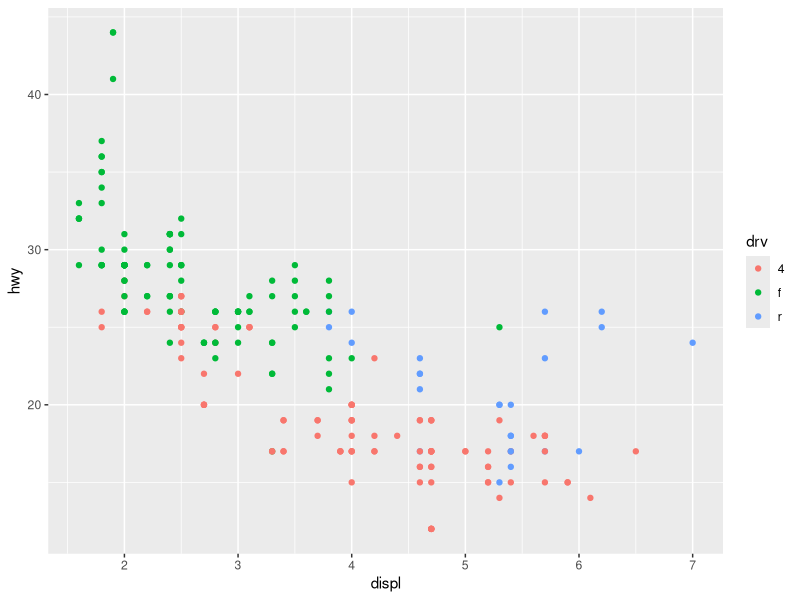
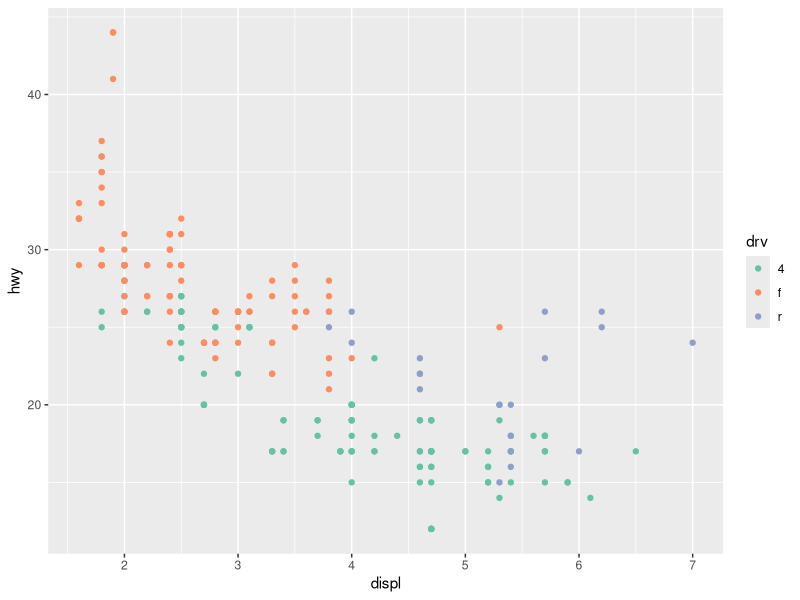
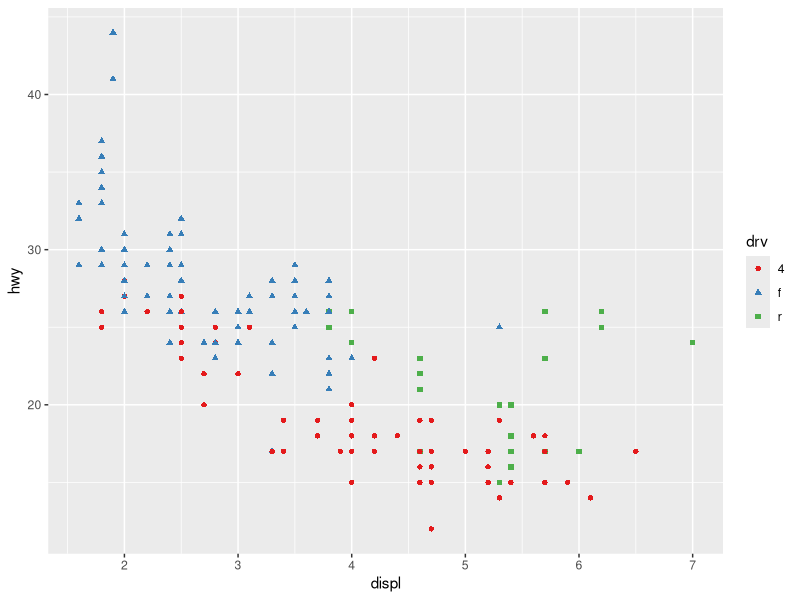
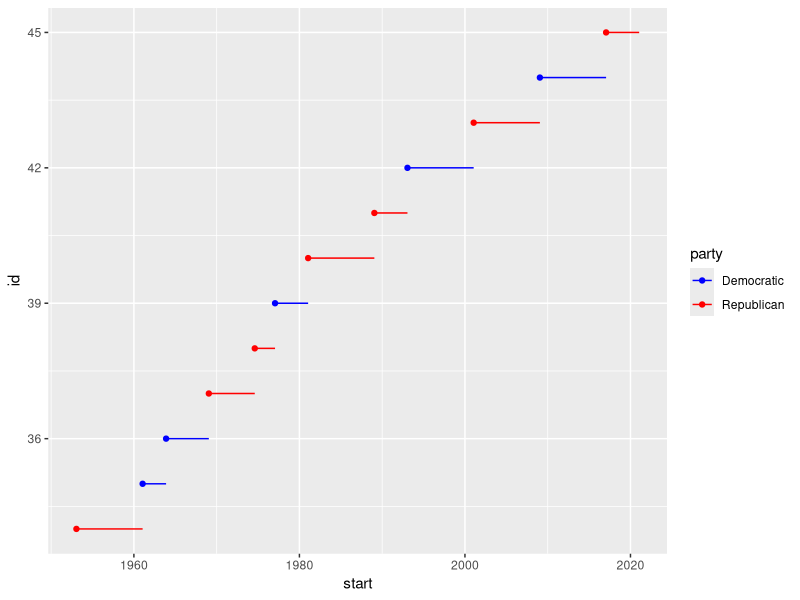
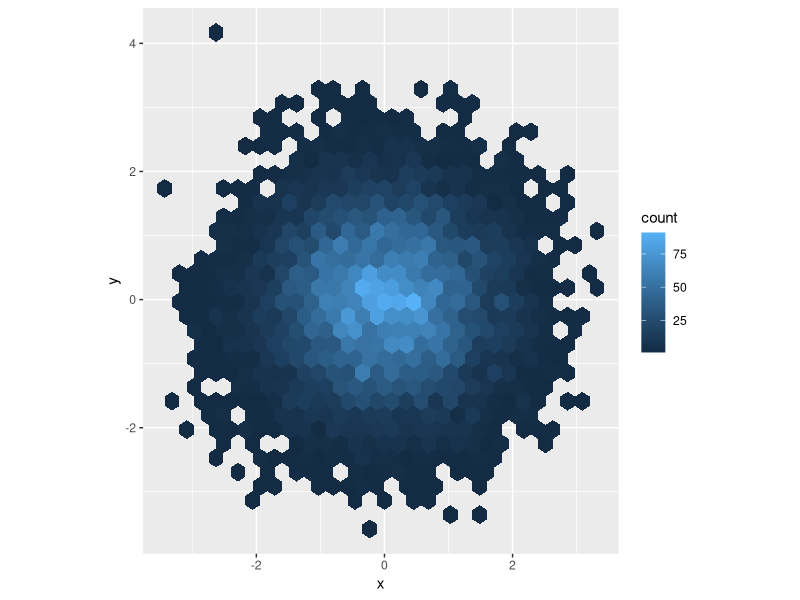
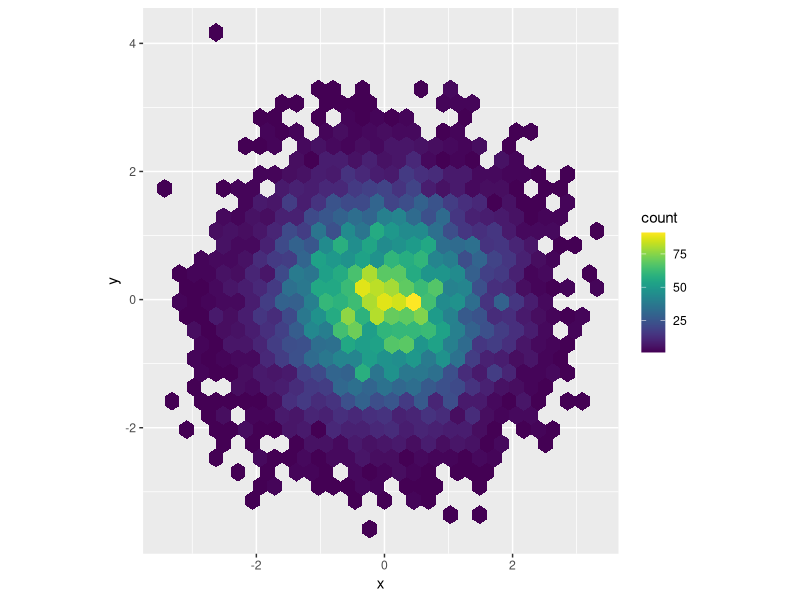
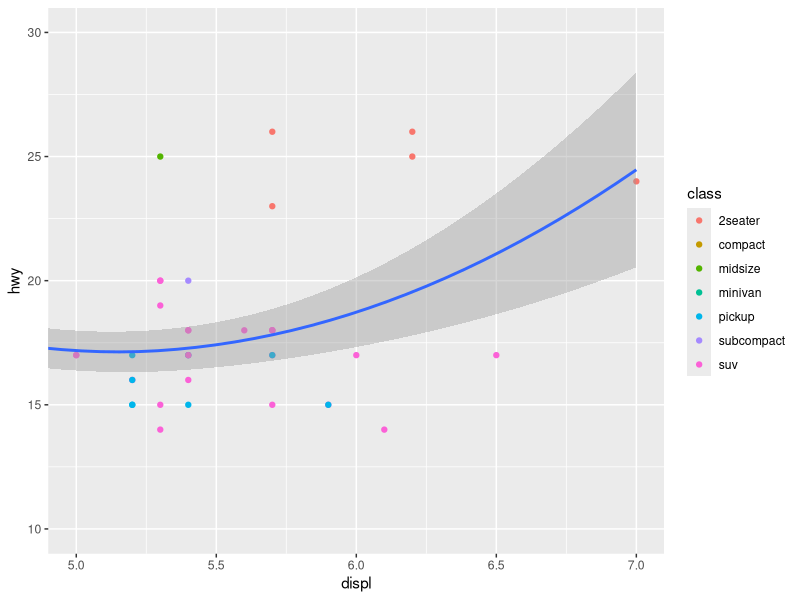
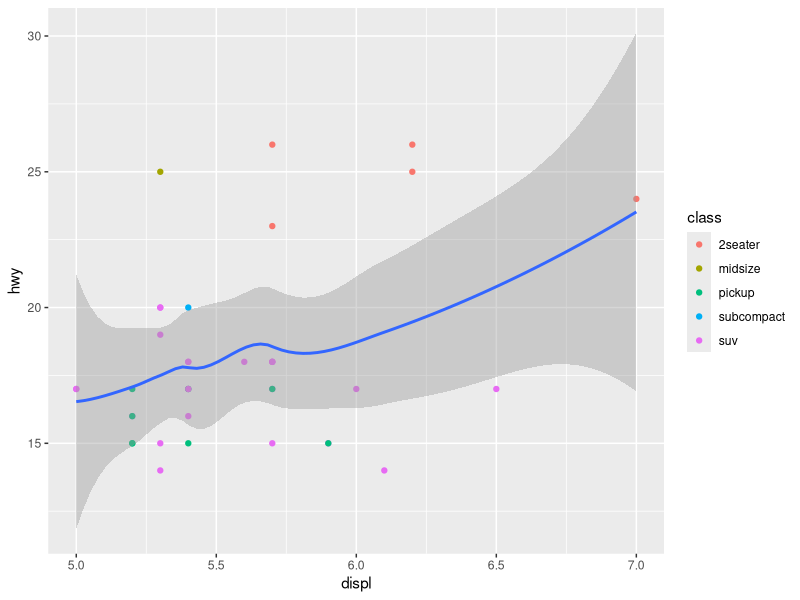

The R script that drew these images, in order:
#Handout 20 - March 25, 2026
# Continuing graphics in ggplot2

library(tidyverse)

ggplot(mpg, aes(displ, hwy)) +
  geom_point(aes(color= drv))

ggplot(mpg, aes(displ, hwy)) +
  geom_point(aes(color= drv)) +
  scale_colour_brewer(palette = "Set2")

ggplot(mpg, aes(displ, hwy)) +
  geom_point(aes(color= drv, shape= drv)) +
  scale_color_brewer(palette = "Set1")

presidential %>%
  mutate(id= 33 + row_number()) %>%
  ggplot(aes(start, id, colour= party)) +
  geom_point() +
  geom_segment(aes(xend= end, yend= id)) +
  scale_colour_manual(values= c(Republican= "red", Democratic= "blue")) #in Handout 19 I added quotes around the party names and that's why it didn't work

#Changing colors for continuous data
library(viridis)
 df <-  tibble(
   x= rnorm(10000), 
   y= rnorm(10000))

 ggplot(df, aes(x, y)) + 
   geom_hex() +
   coord_fixed()

 
 ggplot(df, aes(x, y)) + 
   geom_hex() +
   viridis::scale_fill_viridis() + #gives more contrast in the colors
   coord_fixed()
 
 #Zooming in on a section of plot
 ggplot(mpg, mapping= aes(displ, hwy)) + 
   geom_point(aes(color= class)) +
   geom_smooth() +
   coord_cartesian(xlim= c(5, 7), ylim= c(10, 30))

 mpg %>%
   filter(displ >= 5, displ <= 7, hwy >= 10, hwy <= 30) %>%
   ggplot(aes(displ, hwy)) + 
   geom_point(aes(color= class)) +
   geom_smooth() #filtering out data based on engine displacement and highway mileage
 
 suv <- mpg %>% filter(class== "suv") #62 obs of 11 var
compact <-  mpg %>% filter(class== "compact") #47 obs of 11 var

ggplot(suv, aes(displ, hwy, colour= drv)) +
  geom_point()

ggplot(compact, aes(displ, hwy, colour= drv)) + 
  geom_point() #this and the plot on line 55 are difficult to compare due to scale differences 

x_scale <- scale_x_continuous(limits= range(mpg$displ))
y_scale <- scale_y_continuous(limits= range(mpg$hwy))
col_scale <- scale_color_discrete(limits= unique(mpg$drv))
unique(mpg$drv)

ggplot(suv, aes(displ, hwy, color= drv)) +
  geom_point() +
  x_scale +
  y_scale +
  col_scale

ggplot(compact, aes(displ, hwy, color= drv)) +
  geom_point() +
  x_scale +
  y_scale +
  col_scale

df <- tibble(
  trt= factor(c(1, 1, 2, 2)), 
  resp= c(1, 5, 3, 4), 
  group= factor(c(1, 2, 1, 2)), 
  upper= c(1.1, 5.3, 3.3, 4.2), 
  lower= c(0.8, 4.6, 2.4, 3.6)
)

p <- ggplot(df, aes(trt, resp, color= group))
p + geom_linerange(aes(ymin= lower, ymax= upper)) #adding error bar

p + geom_pointrange(aes(ymin= lower, ymax= upper)) #adding points in the error bars

p + geom_crossbar(aes(ymin= lower, ymax= upper), width = 0.2) #box plot; fatten widens the bar and box but is depreciated

p + geom_line(aes(group= group)) + 
  geom_errorbar(aes(ymin= lower, ymax= upper), width= 0.2)

p <- ggplot(df, aes(trt, resp, fill= group))
p + geom_col(position = "dodge") + 
  geom_errorbar(aes(ymin= lower, ymax= upper), position= "dodge", width= 0.25) #don't like that error bar is not in the middle

dodge_size <- position_dodge(width= 0.9)
p + geom_col(position= dodge_size) +
  geom_errorbar(aes(ymin= lower, ymax= upper), position= dodge_size, width= 0.25) #this put the error bars in the middle and made the widths the same

# Calculating position of error bars based on whatever measure of variance I decide to use (SD, SE, 95% CI, etc.)
Iris_summary <-  iris %>%
  group_by(Species) %>%
  summarise(mean_PL= mean(Petal.Length), 
            sd_PL= sd(Petal.Length), 
            n_PL= n(), 
            SE_PL= sd(Petal.Length)/sqrt(n()))
IrisPlot <- ggplot(Iris_summary, aes(Species, mean_PL)) + 
  geom_col() +
  geom_errorbar(aes(ymin= mean_PL - sd_PL, ymax= mean_PL + sd_PL), width= 0.2)

IrisPlot + labs(y= "Petal length (cm) +- SD", x= "Species") + theme_classic()

###### End code ###### 
